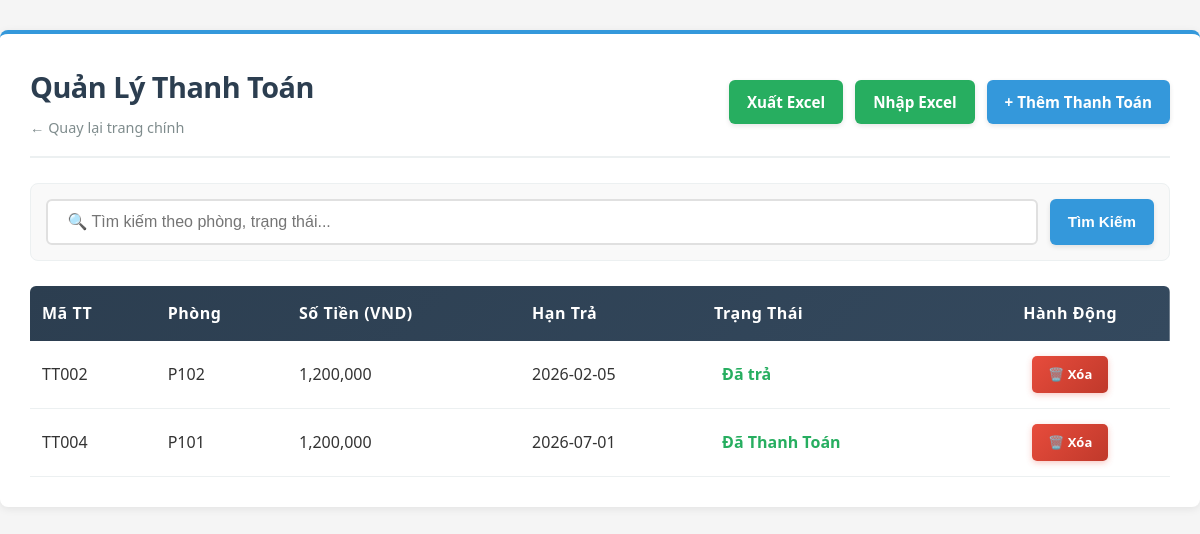
The app's page /QuanLyKTX_API/Public/payment (signed in) with its own data.
### tables this page shows
CREATE TABLE `thanhtoan` (
  `mathanhtoan` int(11) NOT NULL,
  `maphong` varchar(20) DEFAULT NULL,
  `sotien` decimal(10,2) DEFAULT NULL,
  `ngaytra` date DEFAULT NULL,
  `trangthai` varchar(20) DEFAULT NULL,
  `created_at` timestamp NOT NULL DEFAULT current_timestamp()
);

CREATE TABLE `phong` (
  `id` int(11) NOT NULL,
  `maphong` varchar(20) NOT NULL,
  `sophong` varchar(10) DEFAULT NULL,
  `toa` varchar(5) DEFAULT NULL,
  `succhua` int(11) DEFAULT 8,
  `phonghientai` int(11) DEFAULT 0,
  `gia` decimal(10,2) DEFAULT NULL,
  `trangthai` varchar(20) DEFAULT NULL,
  `created_at` timestamp NOT NULL DEFAULT current_timestamp()
);

### QuanLyKTX_API/Controllers/PaymentController.php (called while the page is built, shortened)
<?php
class PaymentController extends Controller {
    private $paymentService;
    public function __construct() {
        $this->paymentService = new PaymentService();
    }
    public function index() {
        $keyword = $this->getInput('search');
        if ($keyword) {
            $payments = $this->paymentService->searchPayments($keyword);
        } else {
            $payments = $this->paymentService->getAllPayments();
        }
        $this->view('payment/list', [
            'title' => 'Quản Lý Thanh Toán',
            'payments' => $payments,
            'keyword' => $keyword
        ]);
    }
}

### QuanLyKTX_API/Config/Database.php (called while the page is built, shortened)
<?php
class Database {
    private static $connection = null;
    public static function getConnection() {
        if (self::$connection === null) {
            $host = 'db';
            $user = 'root';
            $pass = 'root_password';
            $db   = 'quanlykytucxa';
            $port = 3306;
            self::$connection = new \mysqli($host, $user, $pass, $db, $port);
            self::$connection->set_charset("utf8");
        }
        return self::$connection;
    }
}

### QuanLyKTX_API/Services/PaymentService.php (called while the page is built, shortened)
<?php
class PaymentService {
    private $paymentRepo;
    public function __construct() {
        $this->paymentRepo = new PaymentRepository();
    }
    public function getAllPayments() {
        return $this->paymentRepo->getAll();
    }
}

### QuanLyKTX_API/Models/PaymentRepository.php (called while the page is built, shortened)
<?php
class PaymentRepository extends Repository {
    protected $table = 'thanhtoan';
    public function getAll() {
        $sql = "SELECT t.*, p.sophong, p.maphong FROM {$this->table} t
                LEFT JOIN phong p ON t.maphong = p.maphong
                ORDER BY CASE WHEN t.trangthai = 'Chưa Thanh Toán' THEN 0 ELSE 1 END ASC, t.mathanhtoan ASC";
        return $this->fetchAll($sql);
    }
}

### QuanLyKTX_API/Core/Repository.php (called while the page is built, shortened)
<?php
abstract class Repository {
    protected $db;
    public function __construct() {
        $this->db = \Config\Database::getConnection();
    }
    protected function fetchAll($sql, $types = '', $params = []) {
        if (empty($params)) {
            $result = $this->db->query($sql);
            $data = [];
            if ($result) {
                while ($row = $result->fetch_assoc()) {
                    $data[] = $row;
                }
            }
            return $data;
        }
        return [];
    }
}

### QuanLyKTX_API/Views/payment/list.php (the view, shortened to what this page needs)
<!DOCTYPE html>
<html lang="vi">
<head>
    <link rel="stylesheet" href="<?= PUBLIC_URL ?>css/list.css?v=<?= time() ?>">
</head>
<body>
<div class="container">
    <div class="header">
        <div>
            <h1><?= htmlspecialchars($title) ?></h1>
            <a href="<?= BASE_URL ?>auth/dashboard" class="back-link">← Quay lại trang chính</a>
        </div>
        <div class="header-actions">
            <a href="<?= BASE_URL ?>payment/export" class="btn btn-success">Xuất Excel</a>
            <a href="<?= BASE_URL ?>payment/import" class="btn btn-success">Nhập Excel</a>
            <a href="<?= BASE_URL ?>payment/create" class="btn btn-primary">+ Thêm Thanh Toán</a>
        </div>
    </div>
    <form method="GET" action="<?= BASE_URL ?>payment" class="search-box">
        <input type="text" name="search" placeholder=" 🔍 Tìm kiếm theo phòng, trạng thái..." value="<?= htmlspecialchars($keyword ?? '') ?>">
        <button type="submit" class="btn btn-primary">Tìm Kiếm</button>
    </form>
    <table>
        <thead>
            <tr>
                <th>Mã TT</th>
                <th>Phòng</th>
                <th>Số Tiền (VND)</th>
                <th>Hạn Trả</th>
                <th>Trạng Thái</th>
                <th style="text-align: center;">Hành Động</th>
            </tr>
        </thead>
        <tbody>
            <?php if (!empty($payments)): ?>
                <?php foreach ($payments as $p): ?>
                    <tr>
                        <td><?= 'TT' . str_pad($p['mathanhtoan'], 3, '0', STR_PAD_LEFT) ?></td>
                        <td><?= htmlspecialchars($p['maphong'] ?? 'N/A') ?></td>
                        <td><?= number_format($p['sotien']) ?></td>
                        <td><?= $p['ngaytra'] ?></td>
                        <td>
                            <?php if ($p['trangthai'] == 'Chưa Thanh Toán'): ?>
                                <span style="color: #e74c3c; padding: 3px 8px; font-weight: bold;">Chưa Thanh Toán</span>
                            <?php else: ?>
                                <span style="color: #27ae60; padding: 3px 8px; font-weight: bold;"><?= htmlspecialchars($p['trangthai']) ?></span>
                            <?php endif; ?>
                        </td>
                        <td>
                            <div class="action-links">
                                <a href="<?= BASE_URL ?>payment/delete/<?= $p['mathanhtoan'] ?>" class="btn-action btn-delete" onclick="return confirm('Xóa?')"> 🗑️ Xóa</a>
                            </div>
                        </td>
                    </tr>
                <?php endforeach; ?>
            <?php endif; ?>
        </tbody>
    </table>
</div>
</body>
</html>

### QuanLyKTX_API/Public/css/list.css (style rules this page uses)
* { margin: 0; padding: 0; box-sizing: border-box; }
body { font-family: "Segoe UI", Tahoma, Geneva, Verdana, sans-serif; background-color: #f5f5f5; color: #333; line-height: 1.6; }
.container { max-width: 1200px; margin: 30px auto; background: white; padding: 30px; border-radius: 8px; box-shadow: 0 2px 8px rgba(0, 0, 0, 0.08); border-top: 4px solid #3498db; animation: fadeIn 0.4s ease-in; }
.header { display: flex; justify-content: space-between; align-items: center; margin-bottom: 25px; padding-bottom: 15px; border-bottom: 2px solid #ecf0f1; }
.header h1 { color: #2c3e50; font-size: 1.8em; font-weight: 700; letter-spacing: -0.5px; margin-bottom: 5px; }
.back-link { color: #7f8c8d; text-decoration: none; font-weight: 500; font-size: 0.9em; transition: color 0.3s ease; }
.header-actions { display: flex; gap: 12px; }
.btn { padding: 10px 18px; border: none; border-radius: 6px; cursor: pointer; text-decoration: none; display: inline-block; transition: all 0.3s ease; font-weight: 600; font-size: 0.95em; box-shadow: 0 2px 5px rgba(0, 0, 0, 0.1); }
.btn-primary { background: #3498db; color: white; }
.btn-success { background: #27ae60; color: white; }
.search-box { display: flex; gap: 12px; margin-bottom: 25px; background: #f9f9f9; padding: 15px; border-radius: 8px; border: 1px solid #ecf0f1; }
.search-box input { flex: 1; padding: 12px 15px; border: 2px solid #e0e0e0; border-radius: 6px; font-size: 1em; transition: all 0.3s ease; }
table { width: 100%; border-collapse: collapse; margin-top: 10px; background: white; }
table thead tr { background: linear-gradient(135deg, #2c3e50 0%, #34495e 100%); color: white; }
table th { padding: 15px 12px; text-align: left; font-weight: 600; letter-spacing: 0.5px; }
table th:first-child { border-top-left-radius: 6px; }
table th:last-child { border-top-right-radius: 6px; }
table td { padding: 15px 12px; border-bottom: 1px solid #ecf0f1; vertical-align: middle; }
table tbody tr { transition: background-color 0.2s ease; }
.action-links { display: flex; gap: 8px; justify-content: center; align-items: center; flex-wrap: nowrap; white-space: nowrap; }
.btn-action { padding: 8px 16px; font-size: 13px; border: none; border-radius: 5px; cursor: pointer; text-decoration: none; display: inline-flex; align-items: center; gap: 6px; transition: all 0.3s ease; font-weight: 600; color: white !important; }
.btn-delete { background: linear-gradient(135deg, #e74c3c, #c0392b); box-shadow: 0 2px 6px rgba(231, 76, 60, 0.3); }

### records on screen
thanhtoan: mathanhtoan "002", phong.maphong "P102", sotien "1,200,000", ngaytra "2026-02-05", trangthai "Đã trả"
thanhtoan: mathanhtoan "004", phong.maphong "P101", sotien "1,200,000", ngaytra "2026-07-01", trangthai "Đã Thanh Toán"

### other values on screen
$title "Quản Lý Thanh Toán"
